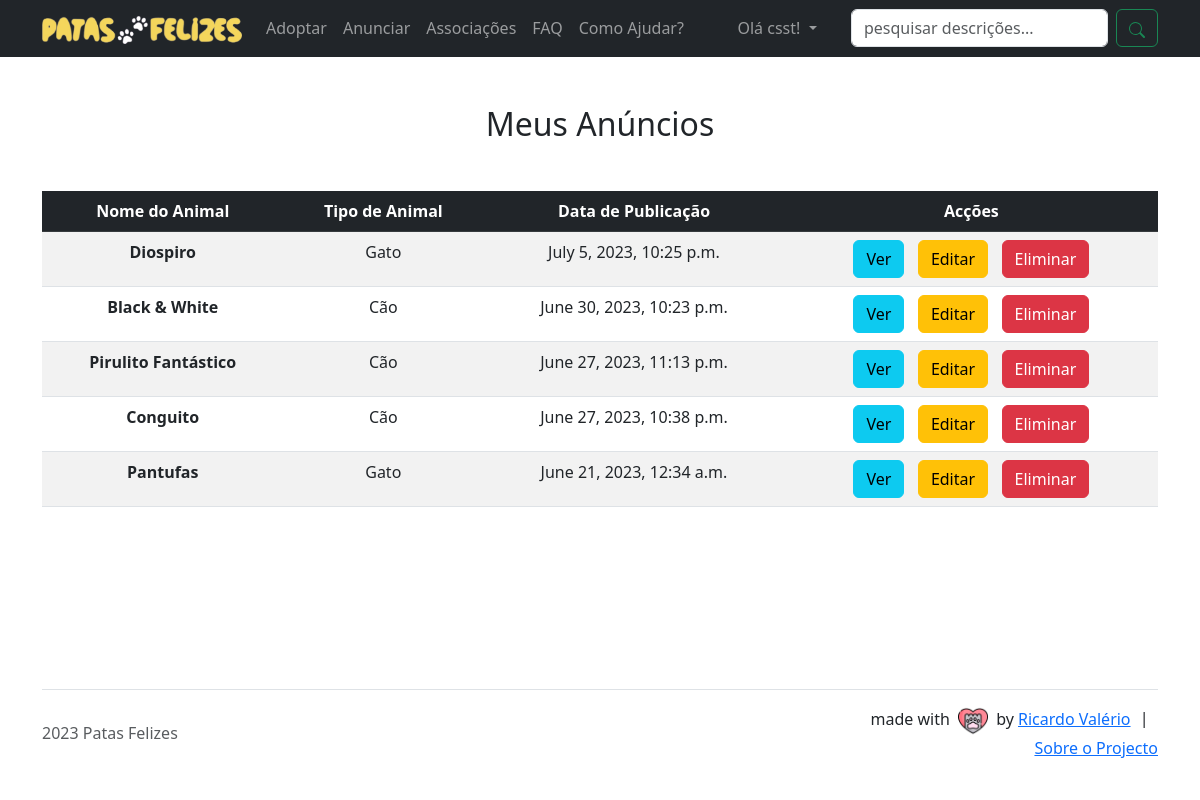
/meus-anuncios (signed in), run on the app's committed database.
### animais_para_adocao/models.py (models this page shows, shortened)
class AnuncioAnimal(models.Model):
	nome                  = models.CharField(max_length=20)
	id_tipo_de_animal_fk  = models.ForeignKey(TipoDeAnimal, on_delete=models.CASCADE)
	id_raca_fk            = models.ForeignKey(Raca, on_delete=models.CASCADE)
	id_idade_fk           = models.ForeignKey(Idade, on_delete=models.CASCADE)
	id_porte_tamanho_fk   = models.ForeignKey(PorteTamanho, on_delete=models.CASCADE)
	id_cor_do_pelo_fk     = models.ForeignKey(CorDoPelo, on_delete=models.CASCADE)
	sexo                  = models.CharField(max_length=10, choices=[('1', "Fêmea"), ('2', "Macho")])
	imagem                = models.ImageField(upload_to='imagens/animais/', blank=False)
	descricao_do_animal   = models.TextField()
	esterilizado = models.CharField(
		max_length=10,
		choices=[
			('1', "Esterilizado"),
			('2', "Não Esterilizado"),
			('3', "Desconhecido")
		]
	)
	vacinado = models.CharField(
		max_length=10,
		choices=[
			('1', "Vacinas em Dia"),
			('2', "Algumas Vacinas"),
			('3', "Não Vacinado"),
			('4', "Desconhecido")
		]
	)
	desparasitado = models.CharField(
		max_length=10,
		choices=[
			('1', "Desparasitado"),
			('2', "Não Desparasitado"),
			('3', "Desconhecido")
		]
	)
	user 						   = models.ForeignKey(User, on_delete=models.CASCADE)
	nome_anunciante                = models.CharField(max_length=50)
	id_zona_do_pais_fk             = models.ForeignKey(ZonasDoPais, on_delete=models.CASCADE)
	localidade_anunciante          = models.CharField(max_length=20)
	contacto_telefonico_anunciante = models.CharField(max_length=9)
	email_anunciante               = models.CharField(max_length=100)
	datetime_anuncio               = models.DateTimeField(auto_now_add=True)
	anuncio_estado 				   = models.BooleanField(default=True)
	class Meta:
		verbose_name_plural = "Anúncio do Animal"

class TipoDeAnimal(models.Model):
	tipo = models.CharField(max_length=30)
	class Meta:
		verbose_name_plural = "Tipo De Animal"
	def __str__(self):
		return self.tipo

### animais_para_adocao/views.py (the view)
# urls.py: path("meus-anuncios", views.meus_anuncios, name="meus_anuncios"),
@login_required
def meus_anuncios(request):
    meus_anuncios = AnuncioAnimal.objects.filter(user_id=request.user.id).order_by('-datetime_anuncio')
    context = {
        'user_id': request.user.id,
        'meus_anuncios': meus_anuncios
    }
    return render(request, "animais_para_adocao/meus_anuncios.html", context)

### animais_para_adocao/templates/animais_para_adocao/meus_anuncios.html (shortened to what this page needs)
{% extends "animais_para_adocao/base.html" %}
{% load static %}
{% block content %}
<div class="container">
	<h2 class="my-5 text-center">Meus Anúncios</h2>
	{% if meus_anuncios %}
		<table class="table table-striped text-center">
		  <thead class="table-dark">
		    <tr>
		      <th scope="col">Nome do Animal</th>
		      <th scope="col">Tipo de Animal</th>
		      <th scope="col">Data de Publicação</th>
		      <th scope="col">Acções</th>
		    </tr>
		  </thead>
		  <tbody>
		    {% for anuncio in meus_anuncios %}
			    <tr>
			      <th scope="row">{{anuncio.nome}}</th>
			      <td>{{anuncio.id_tipo_de_animal_fk}}</td>
			      <td>{{anuncio.datetime_anuncio}}</td>
			      <td class="text-center">
			      	<a href="{% url 'adoptar' anuncio_id=anuncio.id %}" class="btn btn-info">Ver</a>
			      	<a href="{% url 'editar_anuncio' anuncio_id=anuncio.id %}" class="btn btn-warning">Editar</a>
			      	<a href="{% url 'eliminar_anuncio' anuncio_id=anuncio.id %}" class="btn btn-danger">Eliminar</a>
			      </td>
			    </tr>
			{% endfor %}
		  </tbody>
		</table>
	{% endif %}
</div>
{% endblock content %}

### animais_para_adocao/templates/animais_para_adocao/navbar.html (shortened to what this page needs)
{% load static %}
<nav class="navbar navbar-expand-lg navbar-dark bg-dark">
  <div class="container">
    <a class="navbar-brand" href="{% url 'index' %}">
      <img src="{% static 'imagens/logo.png' %}" alt="Patas Felizes" width="200px">
    </a>
    <div class="collapse navbar-collapse" id="navbarSupportedContent">
      <ul class="navbar-nav me-auto mb-2 mb-lg-0">
        <li class="nav-item">
           <a class="nav-link {% if request.path == '/' %} active {% endif %}" aria-current="page" href="{% url 'index' %}">Adoptar</a>
        </li>
        <li class="nav-item">
          <a class="nav-link {% if request.path == '/anunciar' %} active {% endif %}" href="{% url 'anunciar' %}">Anunciar</a>
        </li>
        <li class="nav-item">
          <a class="nav-link {% if request.path == '/associacoes' %} active {% endif %}" href="{% url 'associacoes' %}">Associações</a>
        </li>
        <li class="nav-item">
          <a class="nav-link {% if request.path == '/faq' %} active {% endif %}" href="{% url 'faq' %}">FAQ</a>
        </li>
        <li class="nav-item">
          <a class="nav-link {% if request.path == '/como-ajudar' %} active {% endif %}" href="{% url 'como_ajudar' %}">Como Ajudar?</a>
        </li>
        <li class="nav-item">&nbsp;</li>
        <li class="nav-item">&nbsp;</li>
        <li class="nav-item">&nbsp;</li>
        <li class="nav-item">&nbsp;</li>
        <li class="nav-item">&nbsp;</li>
        <li class="nav-item">&nbsp;</li>
        <li class="nav-item">&nbsp;</li>
        <li class="nav-item">&nbsp;</li>
        <li class="nav-item">&nbsp;</li>
        {% if user.is_authenticated %}
          <ul class="navbar-nav mr-auto">
            <li class="nav-item dropdown">
              <a class="nav-link dropdown-toggle" href="#" id="navbarDropdown" role="button" data-bs-toggle="dropdown" data-toggle="dropdown" aria-haspopup="true" aria-expanded="false">
                Olá {{ user.username }}!
              </a>
            </li>
          </ul>
        {% else %}
          <li class="nav-item">
            <a class="nav-link {% if request.path == '/accounts/login/' %} active {% endif %}" href="{% url 'login' %}">Log In</a>
          </li>
        {% endif %}
      </ul>
      <form class="d-flex" role="search" action="/procurar">
        <input class="form-control me-2" type="search" placeholder="pesquisar descrições..." aria-label="Search" name="q">
        <button class="btn btn-outline-success" type="submit">
        </button>
      </form>
    </div>
  </div>
</nav>

### data on the page
AnuncioAnimal: nome "Diospiro", id_tipo_de_animal_fk "Gato", datetime_anuncio "July 5, 2023, 10:25 p.m."
AnuncioAnimal: nome "Black & White", id_tipo_de_animal_fk "Cão", datetime_anuncio "June 30, 2023, 10:23 p.m."
AnuncioAnimal: nome "Pirulito Fantástico", id_tipo_de_animal_fk "Cão", datetime_anuncio "June 27, 2023, 11:13 p.m."
AnuncioAnimal: nome "Conguito", id_tipo_de_animal_fk "Cão", datetime_anuncio "June 27, 2023, 10:38 p.m."
AnuncioAnimal: nome "Pantufas", id_tipo_de_animal_fk "Gato", datetime_anuncio "June 21, 2023, 12:34 a.m."

### other printed values
{{ user.username }} "csst"
